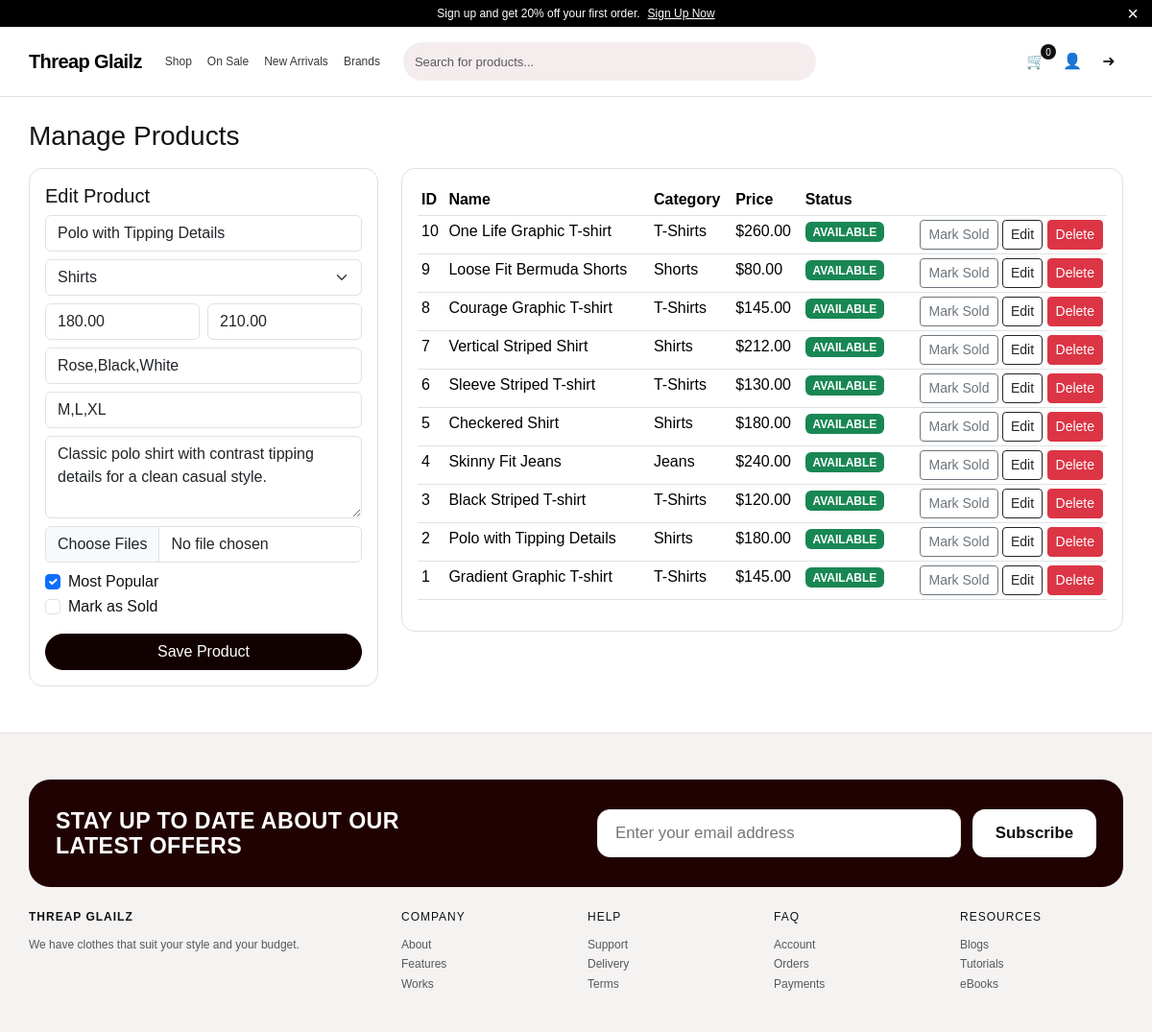
Screenshot of /admin/products.php?edit=2 (signed in) with the database file from the repository.
### tables this page shows
CREATE TABLE products (
    id INT UNSIGNED AUTO_INCREMENT PRIMARY KEY,
    category_id INT UNSIGNED NOT NULL,
    name VARCHAR(180) NOT NULL,
    slug VARCHAR(200) NOT NULL UNIQUE,
    description TEXT NOT NULL,
    price DECIMAL(10,2) NOT NULL,
    old_price DECIMAL(10,2) NULL,
    rating DECIMAL(2,1) DEFAULT 4.5,
    stock INT UNSIGNED DEFAULT 100,
    colors VARCHAR(255) DEFAULT 'Black,White',
    sizes VARCHAR(255) DEFAULT 'S,M,L,XL',
    is_popular TINYINT(1) DEFAULT 0,
    is_sold TINYINT(1) NOT NULL DEFAULT 0,
    created_at TIMESTAMP DEFAULT CURRENT_TIMESTAMP,
    updated_at TIMESTAMP DEFAULT CURRENT_TIMESTAMP ON UPDATE CURRENT_TIMESTAMP,
    CONSTRAINT fk_products_category FOREIGN KEY (category_id) REFERENCES categories(id) ON DELETE CASCADE,
    INDEX idx_products_category (category_id),
    INDEX idx_products_price (price),
    INDEX idx_products_popular (is_popular)
);

CREATE TABLE categories (
    id INT UNSIGNED AUTO_INCREMENT PRIMARY KEY,
    name VARCHAR(100) NOT NULL UNIQUE,
    slug VARCHAR(120) NOT NULL UNIQUE,
    created_at TIMESTAMP DEFAULT CURRENT_TIMESTAMP
);

### includes/db.php (called while the page is built, shortened)
<?php
function db(): PDO {
    static $pdo = null;
    if ($pdo === null) {
        $dsn = 'mysql:host=' . DB_HOST . ';dbname=' . DB_NAME . ';charset=utf8mb4';
        $pdo = new PDO($dsn, DB_USER, DB_PASS, [
            PDO::ATTR_ERRMODE => PDO::ERRMODE_EXCEPTION,
            PDO::ATTR_DEFAULT_FETCH_MODE => PDO::FETCH_ASSOC,
            PDO::ATTR_EMULATE_PREPARES => false,
        ]);
    }
    return $pdo;
}

### includes/functions.php (called while the page is built, shortened)
<?php
require_once __DIR__ . '/db.php';
function e(string $value): string {
    return htmlspecialchars($value, ENT_QUOTES, 'UTF-8');
}
function get_categories(): array {
    return db()->query('SELECT id, name, slug FROM categories ORDER BY name ASC')->fetchAll();
}

### admin/products.php (the view, shortened to what this page needs)
<?php
require_once __DIR__ . '/../includes/functions.php';
$editProduct = null;
$editId = (int)($_GET['edit'] ?? 0);
if ($editId > 0) {
    $stmt = db()->prepare('SELECT * FROM products WHERE id = ?');
    $stmt->execute([$editId]);
    $editProduct = $stmt->fetch();
}
$products = db()->query('SELECT p.*, c.name as category_name FROM products p JOIN categories c ON c.id = p.category_id ORDER BY p.id DESC')->fetchAll();
$categories = get_categories();
include __DIR__ . '/../header.php';
?>
<h1 class="h3 mb-3">Manage Products</h1>
<div class="row g-4">
    <div class="col-lg-4">
        <div class="detail-box p-3">
            <h5><?= $editProduct ? 'Edit Product' : 'Add Product' ?></h5>
            <form method="post" enctype="multipart/form-data">
                <div class="mb-2"><input class="form-control" name="name" placeholder="Name" value="<?= e($editProduct['name'] ?? '') ?>" required></div>
                <div class="mb-2">
                    <select class="form-select" name="category_id" required>
                        <?php foreach ($categories as $cat): ?>
                            <option value="<?= (int)$cat['id'] ?>" <?= (int)($editProduct['category_id'] ?? 0) === (int)$cat['id'] ? 'selected' : '' ?>><?= e($cat['name']) ?></option>
                        <?php endforeach; ?>
                    </select>
                </div>
                <div class="row g-2 mb-2">
                    <div class="col"><input class="form-control" type="number" step="0.01" name="price" placeholder="Price" value="<?= e((string)($editProduct['price'] ?? '')) ?>" required></div>
                    <div class="col"><input class="form-control" type="number" step="0.01" name="old_price" placeholder="Old price" value="<?= e((string)($editProduct['old_price'] ?? '')) ?>"></div>
                </div>
                <div class="mb-2"><input class="form-control" name="colors" placeholder="Colors comma separated" value="<?= e($editProduct['colors'] ?? '') ?>"></div>
                <div class="mb-2"><input class="form-control" name="sizes" placeholder="Sizes comma separated" value="<?= e($editProduct['sizes'] ?? '') ?>"></div>
                <div class="mb-2"><textarea class="form-control" name="description" rows="3" placeholder="Description" required><?= e($editProduct['description'] ?? '') ?></textarea></div>
                <div class="mb-2"><input class="form-control" type="file" name="images[]" multiple></div>
                <div class="form-check"><input class="form-check-input" type="checkbox" name="is_popular" id="isPopular" <?= !empty($editProduct['is_popular']) ? 'checked' : '' ?>><label for="isPopular" class="form-check-label">Most Popular</label></div>
                <div class="form-check mb-3"><input class="form-check-input" type="checkbox" name="is_sold" id="isSold" <?= !empty($editProduct['is_sold']) ? 'checked' : '' ?>><label for="isSold" class="form-check-label">Mark as Sold</label></div>
                <button class="btn btn-dark w-100">Save Product</button>
            </form>
        </div>
    </div>
    <div class="col-lg-8">
        <div class="detail-box p-3">
            <table class="table table-sm">
                <thead><tr><th>ID</th><th>Name</th><th>Category</th><th>Price</th><th>Status</th><th></th></tr></thead>
                <tbody>
                    <?php foreach ($products as $p): ?>
                        <tr>
                            <td><?= (int)$p['id'] ?></td>
                            <td><?= e($p['name']) ?></td>
                            <td><?= e($p['category_name']) ?></td>
                            <td>$<?= number_format((float)$p['price'], 2) ?></td>
                            <td>
                                <?php if (!empty($p['is_sold'])): ?>
                                    <span class="badge text-bg-danger">SOLD</span>
                                <?php else: ?>
                                    <span class="badge text-bg-success">AVAILABLE</span>
                                <?php endif; ?>
                            </td>
                            <td class="text-end">
                                <form method="post" class="d-inline">
                                    <button class="btn btn-sm btn-outline-secondary"><?= !empty($p['is_sold']) ? 'Mark Available' : 'Mark Sold' ?></button>
                                </form>
                                <a href="?edit=<?= (int)$p['id'] ?>" class="btn btn-sm btn-outline-dark">Edit</a>
                                <form method="post" class="d-inline" onsubmit="return confirm('Delete product?')">
                                    <button class="btn btn-sm btn-danger">Delete</button>
                                </form>
                            </td>
                        </tr>
                    <?php endforeach; ?>
                </tbody>
            </table>
        </div>
    </div>
</div>
<?php include __DIR__ . '/../footer.php'; ?>

### assets/css/style.css (style rules this page uses)
:root { --ink: #121212; --muted: #6e6e6e; --line: #e8dddd; --soft: #f5eded; --soft-2: #f9f3f3; --dark: #200202; --radius: 14px; }
* { box-sizing: border-box; }
body { margin: 0; font-family: "Poppins", Arial, sans-serif; color: var(--ink); background: #fff; }
.btn-dark { background: #120101; border-color: #120101; border-radius: 999px; padding-inline: 24px; }
.filter-card, .cart-box, .summary-box, .detail-box { border-radius: var(--radius); border: 1px solid var(--line); background: #fff; }

### rows the page displays
products: name "Polo with Tipping Details", category_id "Shirts", price "180.00", old_price "210.00", colors "Rose,Black,White", sizes "M,L,XL", description "Classic polo shirt with contrast tipping details for a clean casual style.", is_popular "☑", id "2", category.name "Shirts", shows "AVAILABLE", shows "Mark Sold"
products: id "10", name "One Life Graphic T-shirt", category.name "T-Shirts", price "260.00", is_sold "AVAILABLE"
products: id "9", name "Loose Fit Bermuda Shorts", category.name "Shorts", price "80.00", is_sold "AVAILABLE"
products: id "8", name "Courage Graphic T-shirt", category.name "T-Shirts", price "145.00", is_sold "AVAILABLE"
products: id "7", name "Vertical Striped Shirt", category.name "Shirts", price "212.00", is_sold "AVAILABLE"
products: id "6", name "Sleeve Striped T-shirt", category.name "T-Shirts", price "130.00", is_sold "AVAILABLE"
products: id "5", name "Checkered Shirt", category.name "Shirts", price "180.00", is_sold "AVAILABLE"
products: id "4", name "Skinny Fit Jeans", category.name "Jeans", price "240.00", is_sold "AVAILABLE"
products: id "3", name "Black Striped T-shirt", category.name "T-Shirts", price "120.00", is_sold "AVAILABLE"
products: id "1", name "Gradient Graphic T-shirt", category.name "T-Shirts", price "145.00", is_sold "AVAILABLE"

### other values shown
cart_items_count() "0"
